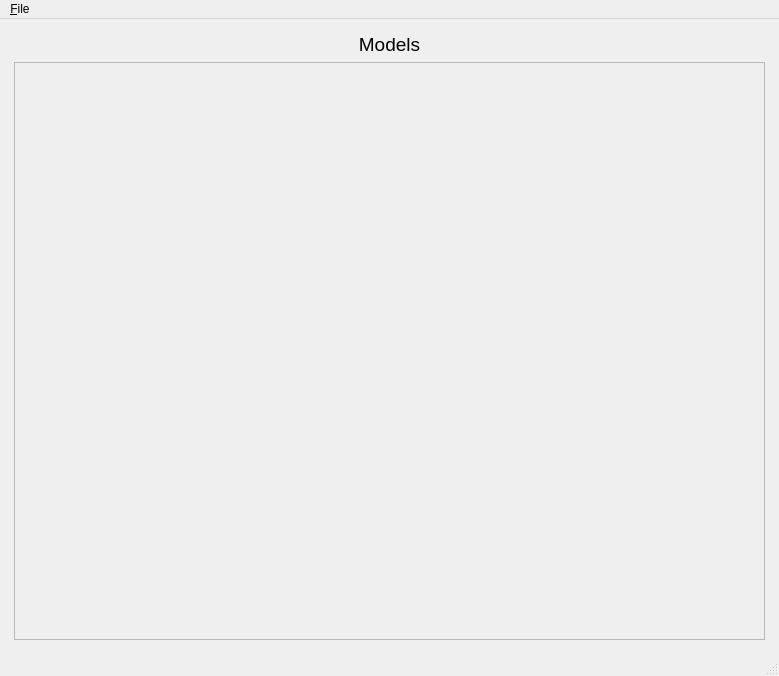
<?xml version="1.0" encoding="UTF-8"?>
<ui version="4.0">
 <class>MainWindow</class>
 <widget class="QMainWindow" name="MainWindow">
  <property name="geometry">
   <rect>
    <x>0</x>
    <y>0</y>
    <width>779</width>
    <height>676</height>
   </rect>
  </property>
  <property name="windowTitle">
   <string>Valexa</string>
  </property>
  <widget class="QWidget" name="centralwidget">
   <property name="enabled">
    <bool>true</bool>
   </property>
   <property name="autoFillBackground">
    <bool>false</bool>
   </property>
   <layout class="QVBoxLayout" name="verticalLayout">
    <property name="spacing">
     <number>5</number>
    </property>
    <property name="leftMargin">
     <number>5</number>
    </property>
    <property name="topMargin">
     <number>5</number>
    </property>
    <property name="rightMargin">
     <number>5</number>
    </property>
    <property name="bottomMargin">
     <number>5</number>
    </property>
    <item>
     <widget class="QStackedWidget" name="stackedWidget">
      <property name="currentIndex">
       <number>2</number>
      </property>
      <widget class="QWidget" name="main">
       <layout class="QVBoxLayout" name="verticalLayout_4">
        <item>
         <layout class="QVBoxLayout" name="verticalLayout_2" stretch="0,0,0">
          <property name="bottomMargin">
           <number>0</number>
          </property>
          <item>
           <widget class="QLabel" name="label">
            <property name="text">
             <string>&lt;html&gt;&lt;head/&gt;&lt;body&gt;&lt;p align=&quot;center&quot;&gt;&lt;span style=&quot; font-size:16pt;&quot;&gt;Welcome to Valexa&lt;/span&gt;&lt;/p&gt;&lt;/body&gt;&lt;/html&gt;</string>
            </property>
           </widget>
          </item>
          <item>
           <widget class="QLabel" name="label_2">
            <property name="text">
             <string>&lt;html&gt;&lt;head/&gt;&lt;body&gt;&lt;p align=&quot;center&quot;&gt;&lt;span style=&quot; font-size:12pt;&quot;&gt;To begin choose between the following validation options&lt;/span&gt;&lt;/p&gt;&lt;/body&gt;&lt;/html&gt;</string>
            </property>
           </widget>
          </item>
          <item>
           <layout class="QHBoxLayout" name="horizontalLayout">
            <property name="spacing">
             <number>5</number>
            </property>
            <item>
             <widget class="QPushButton" name="btn_response">
              <property name="text">
               <string>Response</string>
              </property>
              <property name="default">
               <bool>false</bool>
              </property>
              <property name="flat">
               <bool>false</bool>
              </property>
             </widget>
            </item>
            <item>
             <widget class="QPushButton" name="btn_result">
              <property name="text">
               <string>Result</string>
              </property>
             </widget>
            </item>
           </layout>
          </item>
         </layout>
        </item>
       </layout>
      </widget>
      <widget class="QWidget" name="data">
       <layout class="QVBoxLayout" name="verticalLayout_5" stretch="0,0,0,0,0,0,0,0">
        <item>
         <layout class="QVBoxLayout" name="verticalLayout_8" stretch="0">
          <property name="spacing">
           <number>0</number>
          </property>
          <property name="sizeConstraint">
           <enum>QLayout::SetDefaultConstraint</enum>
          </property>
          <item>
           <layout class="QHBoxLayout" name="horizontalLayout_2" stretch="0,5">
            <property name="spacing">
             <number>5</number>
            </property>
            <property name="sizeConstraint">
             <enum>QLayout::SetDefaultConstraint</enum>
            </property>
            <item>
             <widget class="QLabel" name="xlsxUploadLabel">
              <property name="text">
               <string>Xlsx</string>
              </property>
             </widget>
            </item>
            <item>
             <widget class="QPushButton" name="xlsx_choose_button">
              <property name="text">
               <string>Choose file</string>
              </property>
             </widget>
            </item>
           </layout>
          </item>
         </layout>
        </item>
        <item>
         <layout class="QHBoxLayout" name="horizontalLayout_5">
          <item>
           <widget class="QLabel" name="file_name_label">
            <property name="text">
             <string>File name</string>
            </property>
           </widget>
          </item>
          <item>
           <widget class="QLineEdit" name="file_name_input">
            <property name="enabled">
             <bool>false</bool>
            </property>
            <property name="autoFillBackground">
             <bool>false</bool>
            </property>
           </widget>
          </item>
         </layout>
        </item>
        <item>
         <layout class="QFormLayout" name="formLayout">
          <item row="0" column="0">
           <widget class="QLabel" name="unitIntroLabel">
            <property name="text">
             <string>Introduction Unit</string>
            </property>
           </widget>
          </item>
          <item row="0" column="1">
           <widget class="QLineEdit" name="unitIntroLineEdit"/>
          </item>
          <item row="1" column="0">
           <widget class="QLabel" name="responseUnitLabel">
            <property name="text">
             <string>Response unit</string>
            </property>
           </widget>
          </item>
          <item row="1" column="1">
           <widget class="QLineEdit" name="responseUnitLineEdit"/>
          </item>
          <item row="2" column="0">
           <widget class="QLabel" name="toleranceLimitLabel">
            <property name="text">
             <string>Tolerance limit (%)</string>
            </property>
           </widget>
          </item>
          <item row="2" column="1">
           <widget class="QLineEdit" name="toleranceLimitLineEdit">
            <property name="text">
             <string>80</string>
            </property>
            <property name="readOnly">
             <bool>false</bool>
            </property>
           </widget>
          </item>
          <item row="3" column="0">
           <widget class="QLabel" name="acceptanceLimitLabel">
            <property name="text">
             <string>Acceptance Limit (%)</string>
            </property>
           </widget>
          </item>
          <item row="3" column="1">
           <widget class="QLineEdit" name="acceptanceLimitLineEdit">
            <property name="text">
             <string>20</string>
            </property>
           </widget>
          </item>
         </layout>
        </item>
        <item>
         <widget class="QLabel" name="label_3">
          <property name="text">
           <string>Calibration data</string>
          </property>
         </widget>
        </item>
        <item>
         <widget class="QListWidget" name="calibration_data_list_widget">
          <property name="alternatingRowColors">
           <bool>false</bool>
          </property>
         </widget>
        </item>
        <item>
         <widget class="QLabel" name="label_4">
          <property name="text">
           <string>Validation data</string>
          </property>
         </widget>
        </item>
        <item>
         <widget class="QListWidget" name="validation_data_list_widget"/>
        </item>
        <item>
         <widget class="QPushButton" name="confirm_data_button">
          <property name="enabled">
           <bool>false</bool>
          </property>
          <property name="minimumSize">
           <size>
            <width>699</width>
            <height>0</height>
           </size>
          </property>
          <property name="text">
           <string>Next</string>
          </property>
         </widget>
        </item>
       </layout>
      </widget>
      <widget class="QWidget" name="models">
       <layout class="QVBoxLayout" name="verticalLayout_6" stretch="0,0">
        <item>
         <widget class="QLabel" name="label_5">
          <property name="text">
           <string>&lt;html&gt;&lt;head/&gt;&lt;body&gt;&lt;p align=&quot;center&quot;&gt;&lt;span style=&quot; font-size:14pt;&quot;&gt;Models&lt;/span&gt;&lt;/p&gt;&lt;/body&gt;&lt;/html&gt;</string>
          </property>
         </widget>
        </item>
        <item>
         <widget class="QScrollArea" name="scrollArea">
          <property name="sizePolicy">
           <sizepolicy hsizetype="Expanding" vsizetype="Expanding">
            <horstretch>0</horstretch>
            <verstretch>0</verstretch>
           </sizepolicy>
          </property>
          <property name="frameShadow">
           <enum>QFrame::Sunken</enum>
          </property>
          <property name="horizontalScrollBarPolicy">
           <enum>Qt::ScrollBarAlwaysOff</enum>
          </property>
          <property name="sizeAdjustPolicy">
           <enum>QAbstractScrollArea::AdjustToContents</enum>
          </property>
          <property name="widgetResizable">
           <bool>true</bool>
          </property>
          <widget class="QWidget" name="scrollAreaWidgetContents">
           <property name="geometry">
            <rect>
             <x>0</x>
             <y>0</y>
             <width>749</width>
             <height>18</height>
            </rect>
           </property>
           <property name="sizePolicy">
            <sizepolicy hsizetype="Preferred" vsizetype="Fixed">
             <horstretch>0</horstretch>
             <verstretch>0</verstretch>
            </sizepolicy>
           </property>
           <layout class="QVBoxLayout" name="plot_layout"/>
          </widget>
         </widget>
        </item>
       </layout>
      </widget>
     </widget>
    </item>
   </layout>
  </widget>
  <widget class="QMenuBar" name="menubar">
   <property name="geometry">
    <rect>
     <x>0</x>
     <y>0</y>
     <width>779</width>
     <height>20</height>
    </rect>
   </property>
   <widget class="QMenu" name="menuFile">
    <property name="title">
     <string>&amp;File</string>
    </property>
    <addaction name="actionNew"/>
    <addaction name="actionQuit"/>
   </widget>
   <addaction name="menuFile"/>
  </widget>
  <widget class="QStatusBar" name="statusbar"/>
  <action name="actionQuit">
   <property name="text">
    <string>&amp;Quit</string>
   </property>
   <property name="statusTip">
    <string/>
   </property>
   <property name="shortcut">
    <string>Ctrl+Q</string>
   </property>
  </action>
  <action name="actionNew">
   <property name="text">
    <string>New</string>
   </property>
   <property name="shortcut">
    <string>Ctrl+N</string>
   </property>
  </action>
 </widget>
 <resources/>
 <connections/>
</ui>
